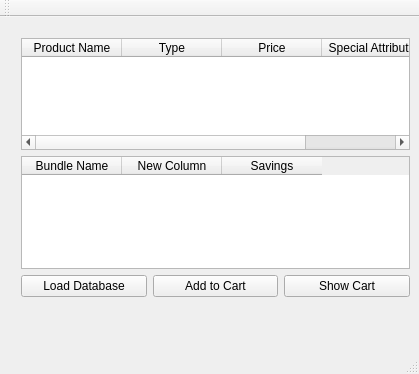
<?xml version="1.0" encoding="UTF-8"?>
<ui version="4.0">
 <class>MainWindow</class>
 <widget class="QMainWindow" name="MainWindow">
  <property name="geometry">
   <rect>
    <x>0</x>
    <y>0</y>
    <width>419</width>
    <height>374</height>
   </rect>
  </property>
  <property name="windowTitle">
   <string>MainWindow</string>
  </property>
  <widget class="QWidget" name="centralWidget">
   <widget class="QWidget" name="verticalLayoutWidget">
    <property name="geometry">
     <rect>
      <x>10</x>
      <y>10</y>
      <width>411</width>
      <height>281</height>
     </rect>
    </property>
    <layout class="QVBoxLayout" name="verticalLayout">
     <item>
      <widget class="QTableWidget" name="tableWidget">
       <column>
        <property name="text">
         <string>Product Name</string>
        </property>
       </column>
       <column>
        <property name="text">
         <string>Type</string>
        </property>
       </column>
       <column>
        <property name="text">
         <string>Price</string>
        </property>
       </column>
       <column>
        <property name="text">
         <string>Special Attribute</string>
        </property>
       </column>
      </widget>
     </item>
     <item>
      <widget class="QTableWidget" name="tableWidget_2">
       <column>
        <property name="text">
         <string>Bundle Name</string>
        </property>
       </column>
       <column>
        <property name="text">
         <string>New Column</string>
        </property>
       </column>
       <column>
        <property name="text">
         <string>Savings</string>
        </property>
       </column>
      </widget>
     </item>
     <item>
      <layout class="QHBoxLayout" name="horizontalLayout">
       <item>
        <widget class="QPushButton" name="Button_LoadData">
         <property name="text">
          <string>Load Database</string>
         </property>
        </widget>
       </item>
       <item>
        <widget class="QPushButton" name="Button_AddToCart">
         <property name="text">
          <string>Add to Cart</string>
         </property>
        </widget>
       </item>
       <item>
        <widget class="QPushButton" name="Button_ShowCart">
         <property name="text">
          <string>Show Cart</string>
         </property>
        </widget>
       </item>
      </layout>
     </item>
    </layout>
   </widget>
  </widget>
  <widget class="QMenuBar" name="menuBar">
   <property name="geometry">
    <rect>
     <x>0</x>
     <y>0</y>
     <width>419</width>
     <height>22</height>
    </rect>
   </property>
  </widget>
  <widget class="QToolBar" name="mainToolBar">
   <attribute name="toolBarArea">
    <enum>TopToolBarArea</enum>
   </attribute>
   <attribute name="toolBarBreak">
    <bool>false</bool>
   </attribute>
  </widget>
  <widget class="QStatusBar" name="statusBar"/>
 </widget>
 <layoutdefault spacing="6" margin="11"/>
 <resources/>
 <connections/>
</ui>
